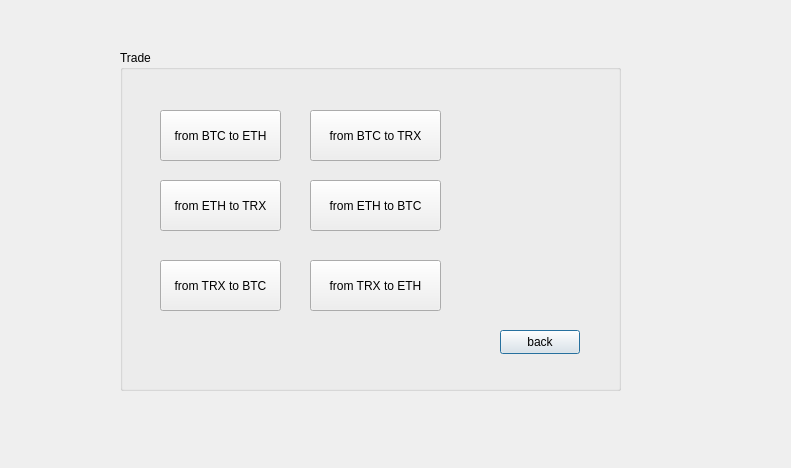
<?xml version="1.0" encoding="UTF-8"?>
<ui version="4.0">
 <class>trade</class>
 <widget class="QDialog" name="trade">
  <property name="geometry">
   <rect>
    <x>0</x>
    <y>0</y>
    <width>791</width>
    <height>468</height>
   </rect>
  </property>
  <property name="windowTitle">
   <string>Dialog</string>
  </property>
  <widget class="QGroupBox" name="groupBox">
   <property name="geometry">
    <rect>
     <x>120</x>
     <y>50</y>
     <width>501</width>
     <height>341</height>
    </rect>
   </property>
   <property name="title">
    <string>Trade</string>
   </property>
   <widget class="QPushButton" name="back">
    <property name="geometry">
     <rect>
      <x>380</x>
      <y>280</y>
      <width>80</width>
      <height>24</height>
     </rect>
    </property>
    <property name="text">
     <string>back</string>
    </property>
   </widget>
   <widget class="QPushButton" name="BtoE">
    <property name="geometry">
     <rect>
      <x>40</x>
      <y>60</y>
      <width>121</width>
      <height>51</height>
     </rect>
    </property>
    <property name="text">
     <string>from BTC to ETH</string>
    </property>
   </widget>
   <widget class="QPushButton" name="BtoT">
    <property name="geometry">
     <rect>
      <x>190</x>
      <y>60</y>
      <width>131</width>
      <height>51</height>
     </rect>
    </property>
    <property name="text">
     <string>from BTC to TRX</string>
    </property>
   </widget>
   <widget class="QPushButton" name="EtoT">
    <property name="geometry">
     <rect>
      <x>40</x>
      <y>130</y>
      <width>121</width>
      <height>51</height>
     </rect>
    </property>
    <property name="text">
     <string>from ETH to TRX</string>
    </property>
   </widget>
   <widget class="QPushButton" name="TtoB">
    <property name="geometry">
     <rect>
      <x>40</x>
      <y>210</y>
      <width>121</width>
      <height>51</height>
     </rect>
    </property>
    <property name="text">
     <string>from TRX to BTC</string>
    </property>
   </widget>
   <widget class="QPushButton" name="EtoB">
    <property name="geometry">
     <rect>
      <x>190</x>
      <y>130</y>
      <width>131</width>
      <height>51</height>
     </rect>
    </property>
    <property name="text">
     <string>from ETH to BTC</string>
    </property>
   </widget>
   <widget class="QPushButton" name="TtoE">
    <property name="geometry">
     <rect>
      <x>190</x>
      <y>210</y>
      <width>131</width>
      <height>51</height>
     </rect>
    </property>
    <property name="text">
     <string>from TRX to ETH</string>
    </property>
   </widget>
  </widget>
 </widget>
 <resources/>
 <connections/>
</ui>
